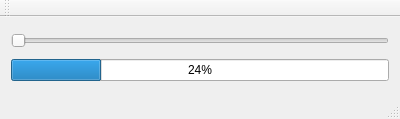
<?xml version="1.0" encoding="UTF-8"?>
<ui version="4.0">
 <class>MainWindow</class>
 <widget class="QMainWindow" name="MainWindow">
  <property name="geometry">
   <rect>
    <x>0</x>
    <y>0</y>
    <width>400</width>
    <height>119</height>
   </rect>
  </property>
  <property name="windowTitle">
   <string>MainWindow</string>
  </property>
  <widget class="QWidget" name="centralWidget">
   <layout class="QVBoxLayout" name="verticalLayout">
    <item>
     <widget class="QSlider" name="horizontalSlider">
      <property name="maximum">
       <number>100</number>
      </property>
      <property name="orientation">
       <enum>Qt::Horizontal</enum>
      </property>
     </widget>
    </item>
    <item>
     <widget class="QProgressBar" name="progressBar">
      <property name="value">
       <number>24</number>
      </property>
     </widget>
    </item>
   </layout>
  </widget>
  <widget class="QMenuBar" name="menuBar">
   <property name="geometry">
    <rect>
     <x>0</x>
     <y>0</y>
     <width>400</width>
     <height>21</height>
    </rect>
   </property>
  </widget>
  <widget class="QToolBar" name="mainToolBar">
   <attribute name="toolBarArea">
    <enum>TopToolBarArea</enum>
   </attribute>
   <attribute name="toolBarBreak">
    <bool>false</bool>
   </attribute>
  </widget>
  <widget class="QStatusBar" name="statusBar"/>
 </widget>
 <layoutdefault spacing="6" margin="11"/>
 <resources/>
 <connections/>
</ui>
